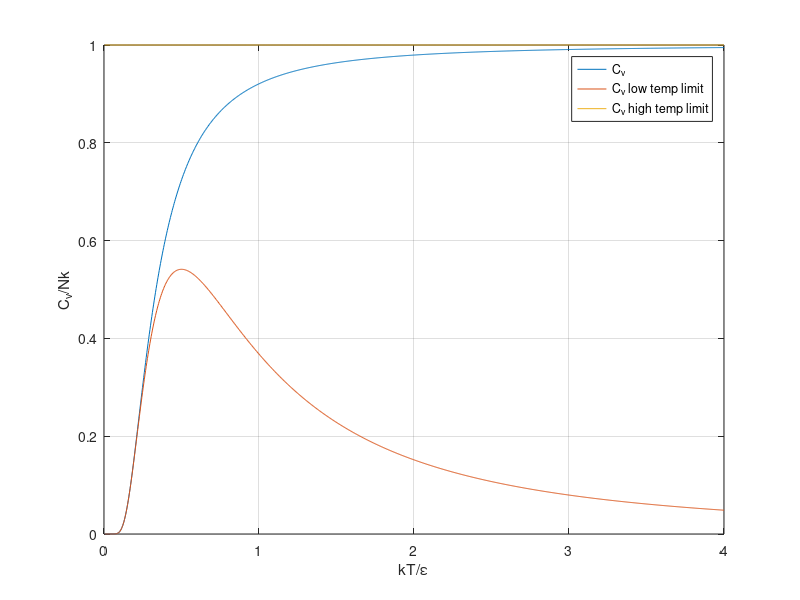

Write MATLAB code to recreate this figure.
clear; clc; close all;

% Description: Plots equations for an Einstein solid.

cvByNk = @(x) x.^2.*exp(x)./(exp(x)-1).^2;

x = linspace(0,4,1000);

plot(x,cvByNk(1./x),'DisplayName','C_v')

cvByNk = @(x) x.^2.*exp(-x);

hold on
plot(x,cvByNk(1./x),'DisplayName','C_v low temp limit')

cvByNk = @(x) x*0+1;

plot(x,cvByNk(1./x),'DisplayName','C_v high temp limit')

xlabel('kT/\epsilon')
ylabel('C_v/Nk')
grid on
legend show
